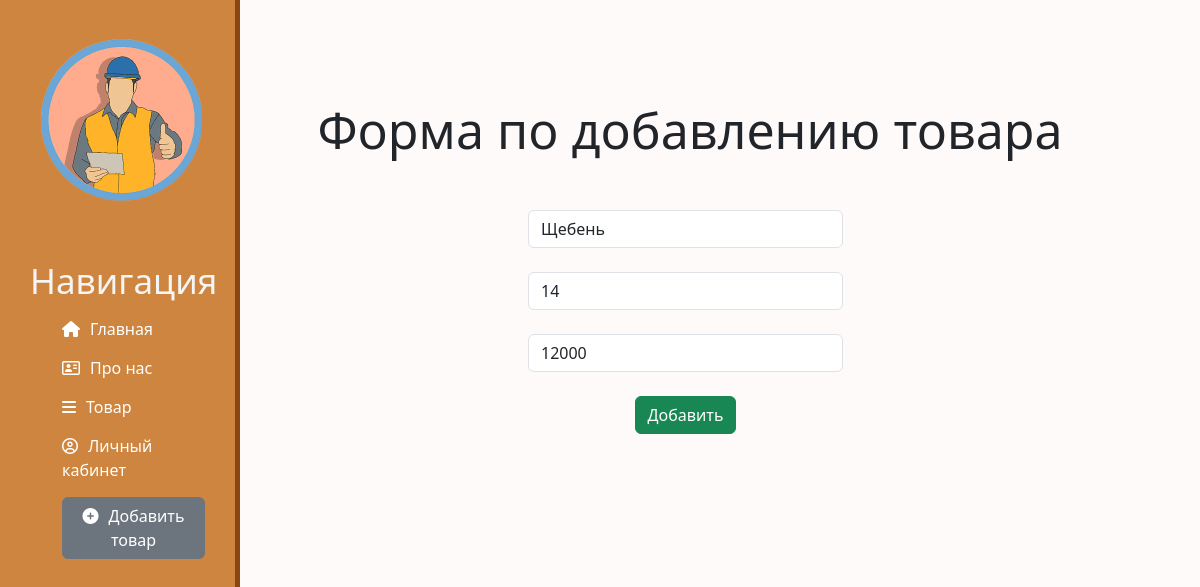
Page /katalog/1/update on the earlier database version.
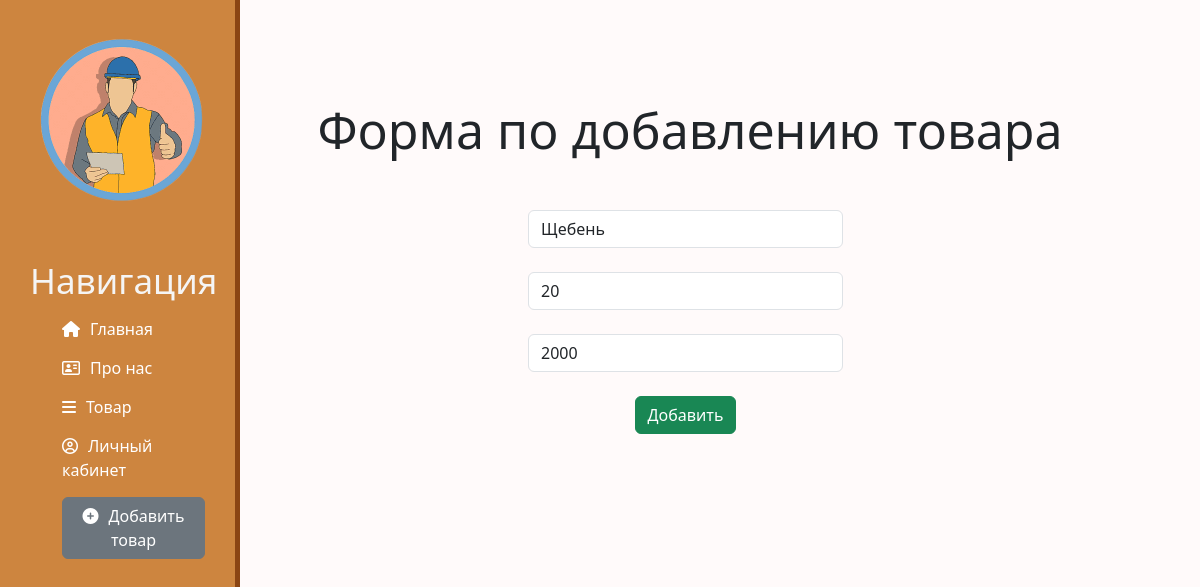
Same page on the later database version.
### katalog/models.py (models this page shows, shortened)
class Shed(models.Model):
    name = models.CharField('Название', max_length=15)
    kolvo = models.CharField('Количество', max_length=25)
    price = models.CharField('Стоимость', max_length=25)
    class Meta:
        verbose_name = 'Каталог'
        verbose_name_plural = 'Каталоги'

### katalog/views.py (the view)
class KatalogUpdateView(UpdateView):
    model = Shed
    template_name = 'katalog/create.html'
    form_class = ShedForm

### katalog/forms.py
class ShedForm(ModelForm):
    class Meta:
        model = Shed
        fields = ['name', 'kolvo', 'price']
        widgets = {
            "name": TextInput(attrs={
                'class': 'form-control',
                'placeholder': 'Название товара'
            }),
            "kolvo": TextInput(attrs={
                'class': 'form-control',
                'placeholder': 'Кол-во'
            }),
            "price": TextInput(attrs={
                'class': 'form-control',
                'placeholder': 'Цена'
            })
        }

### katalog/templates/katalog/create.html (shortened to what this page needs)
{% extends 'main/layout.html' %}
{% block content %}
    <div class="features">
        <h1>Форма по добавлению товара</h1>
        <form method="post">
            {{ form.name }}<br>
            {{ form.kolvo }}<br>
            {{ form.price }}<br>
            <button class="btn btn-success" type="submit">Добавить</button>
        </form>
    </div>
{% endblock %}

Differences in the rows shown:
changed Shed "Щебень": kolvo "14" → "20"; price "12000" → "2000"
